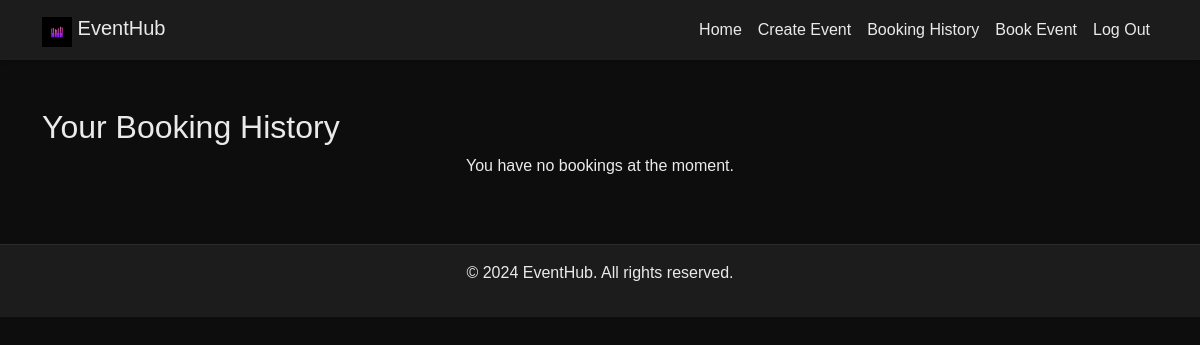
The page /booking_history (signed in) on the database as committed earlier.
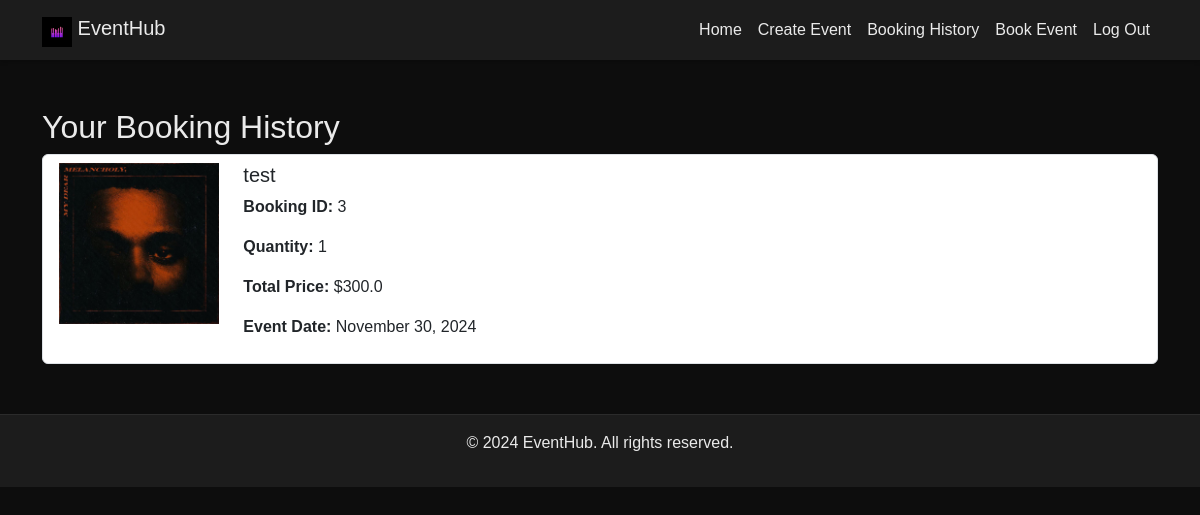
The same page on the database as committed later.
### website/models.py (models this page shows)
class Booking(db.Model):
    __tablename__ = 'booking'
    id = db.Column(db.Integer, primary_key=True)
    quantity = db.Column(db.Integer, nullable=False)
    price = db.Column(db.Float, nullable=False)
    user_id = db.Column(db.Integer, db.ForeignKey('user.id'), nullable=False)
    event_id = db.Column(db.Integer, db.ForeignKey('event.id'), nullable=False)
    user = db.relationship('User', back_populates='bookings')
    event = db.relationship('Event', back_populates='bookings')

class Event(db.Model):
    __tablename__ = 'event'
    id = db.Column(db.Integer, primary_key=True)
    name = db.Column(db.String(100), nullable=False)
    description = db.Column(db.Text, nullable=False)
    date = db.Column(db.Date, nullable=False)
    start_time = db.Column(db.Time, nullable=False)
    end_time = db.Column(db.Time, nullable=False)
    venue = db.Column(db.String(300), nullable=False)
    price = db.Column(db.Float, nullable=False)
    status = db.Column(db.String(20), nullable=False)
    user_id = db.Column(db.Integer, db.ForeignKey('user.id'), nullable=False)
    bookings = db.relationship('Booking', back_populates='event', lazy=True)
    comments = db.relationship('Comment', back_populates='event', lazy=True)

### website/views.py (the view)
@main_bp.route('/booking_history')
@login_required
def booking_history():
    bookings = Booking.query.filter_by(user_id=current_user.id).join(Event, Booking.event_id == Event.id).add_columns(
        Booking.id.label("booking_id"),
        Booking.quantity,
        Booking.price,
        Booking.event_id,
        Event.name.label("event_name"),
        Event.date.label("event_date")
    ).all()
    return render_template('BHistory.html', bookings=bookings)

### website/templates/BHistory.html (shortened to what this page needs)
<!DOCTYPE html>
<html lang="en">
<head>
    <link href="https://cdn.jsdelivr.net/npm/bootstrap@5.3.0/dist/css/bootstrap.min.css" rel="stylesheet">
    <link rel="stylesheet" href="{{ url_for('static', filename='css/homepage.css') }}">
</head>
<body>
    <nav class="navbar navbar-expand-lg navbar-dark sticky-top">
        <div class="container">
            <a class="navbar-brand" href="{{ url_for('main.homepage') }}">
                <img src="{{ url_for('static', filename='img/logo.jpg') }}" alt="Logo" width="30" height="30" class="d-inline-block align-text-top">
                EventHub
            </a>
            <div class="collapse navbar-collapse" id="navbarNav">
                <ul class="navbar-nav ms-auto">
                    <li class="nav-item">
                        <a class="nav-link" href="{{ url_for('main.homepage') }}">Home</a>
                    </li>
                 {% if current_user.is_authenticated %}
                    <li class="nav-item">
                        <a class="nav-link" href="{{ url_for('main.create_event') }}">Create Event</a>
                    </li>
                    <li class="nav-item">
                        <a class="nav-link" href="{{ url_for('main.booking') }}">Booking History</a>
                    </li>
                    <li class="nav-item"><a class="nav-link active" href="{{ url_for('main.booking') }}">Book Event</a></li>
                    <li class="nav-item"><a class="nav-link" href="{{ url_for('auth.logout') }}">Log Out</a></li>
                {% else %}
                    <li class="nav-item"><a class="nav-link" href="{{ url_for('auth.login') }}">Log In</a></li>
                {% endif %}
                </ul>
            </div>
        </div>
    </nav>
    <main class="container my-5">
        <h2>Your Booking History</h2>
        <div class="list-group">
            {% for booking in bookings %}
            <div class="list-group-item">
                <div class="row">
                    <div class="col-md-2">
                        <img src="{{ url_for('static', filename='img/bruh2.jpg') }}" class="img-fluid" alt="Event Image">
                    </div>
                    <div class="col-md-8">
                        <h5>{{ booking.event_name }}</h5>
                        <p><strong>Booking ID:</strong> {{ booking.booking_id }}</p>
                        <p><strong>Quantity:</strong> {{ booking.quantity }}</p>
                        <p><strong>Total Price:</strong> ${{ booking.price }}</p>
                        <p><strong>Event Date:</strong> {{ booking.event_date.strftime('%B %d, %Y') }}</p>
                    </div>
                </div>
            </div>
            {% else %}
            <p class="text-center">You have no bookings at the moment.</p>
            {% endfor %}
        </div>
    </main>
    <footer class="text-center py-3">
        <div class="container">
            <p>&copy; 2024 EventHub. All rights reserved.</p>
        </div>
    </footer>
</body>
</html>

Rows that differ between the two databases and show on the page:
added Booking: event_name "test", booking_id "3", quantity "1", price "300.0", event_date "November 30, 2024"
Other text that changed with them:
text no longer shown: "You have no bookings at the moment."
